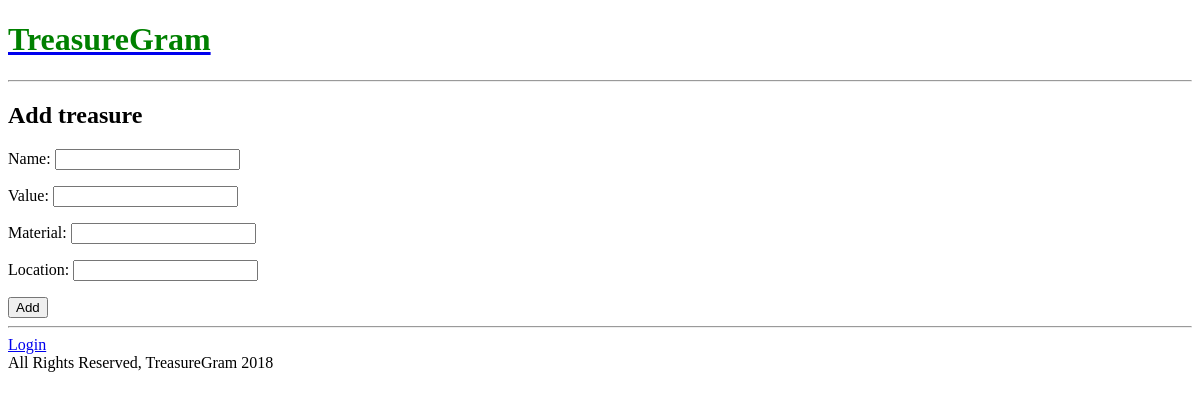
The app's page /, older data.
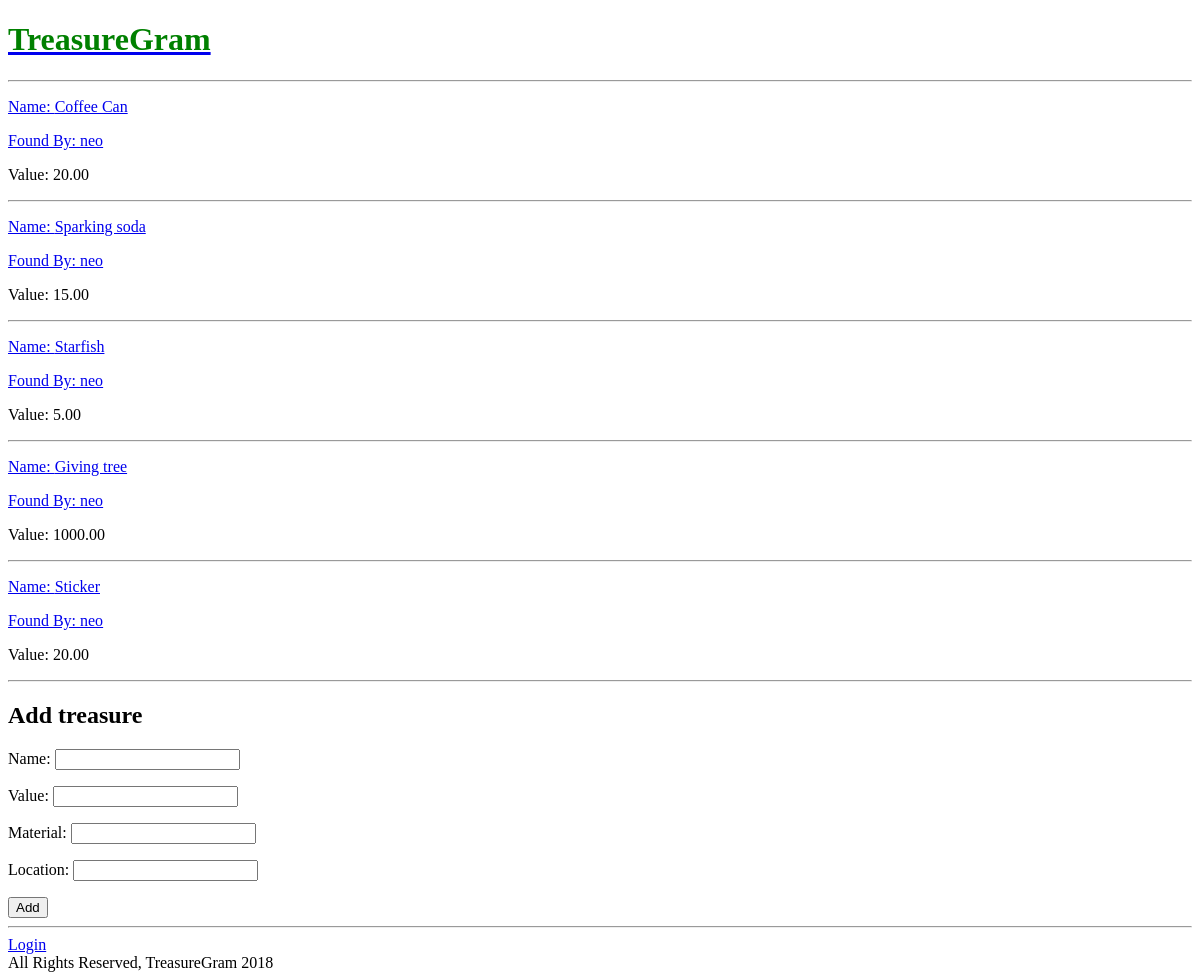
The same page, newer data.
### main_app/models.py (models this page shows, shortened)
class Treasure(models.Model):
	name = models.CharField(max_length=100)
	value = models.DecimalField(max_digits=10, decimal_places=2)
	material = models.CharField(max_length=100)
	location = models.CharField(max_length=100)
	user = models.ForeignKey(User, on_delete=models.PROTECT)
	likes = models.IntegerField(default=0)

### main_app/views.py (the view)
# urls.py: url(r'^$', index),
def index(request):
    treasures = Treasure.objects.all()
    form = TreasureForm()
    return render(request, 'index.html', {'treasures': treasures, 'form':form})

### main_app/forms.py
class TreasureForm(forms.ModelForm):
	class Meta:
		model = Treasure
		fields = ['name', 'value', 'material', 'location']

### main_app/templates/index.html (shortened to what this page needs)
{% extends 'base.html' %}
{% load staticfiles %}
{% block content %}
{% for treasure in treasures %}
	<a href="/{{treasure.id}}">
		<p>Name: {{ treasure.name }}</p>
	    <a href="/user/{{treasure.user.username}}"
	      <p>Found By: {{treasure.user.username }}</p>
	    </a>
		{% if treasure.value > 0 %}
			<p>Value: {{ treasure.value}}</p>
		{% else %}
			<p>Value: Unknown</p>
		{% endif%}
	</a>
  	<hr />
{% endfor %}
<h2>Add treasure</h2>
<form action="post_url/" method="post">
	{{ form.as_p }}
	<input type="submit" value="Add" />
</form>
{% endblock %}

### main_app/templates/base.html (shortened to what this page needs)
{% load staticfiles %}
<!DOCTYPE html>
<html>
  <head>
    <link rel="stylesheet" type="text/css" href="{% static 'style.css' %}" />
  </head>
  <body>
    <a href='/'><h1>TreasureGram</h1></a>
    <hr />
    {% block content %}
    {% endblock %}
    <hr />
    {% if user.is_authenticated %}
      <a href="{% url 'profile' user.username %}">Hello, {{ user.username }}!</a> |
      <a href="{% url 'logout' %}">Logout</a>
    {% else %}
      <a href="{% url 'login' %}">Login</a>
    {% endif %}
    <footer>All Rights Reserved, TreasureGram 2018</footer>
  </body>
 </html>

### main_app/static/style.css (style rules this page uses)
h1 { color: green; }

Row changes from the older to the newer data that the page shows:
added Treasure: name "Coffee Can", user.username "neo", value "20.00"
added Treasure: name "Sparking soda", user.username "neo", value "15.00"
added Treasure: name "Starfish", user.username "neo", value "5.00"
added Treasure: name "Giving tree", user.username "neo", value "1000.00"
added Treasure: name "Sticker", user.username "neo", value "20.00"
